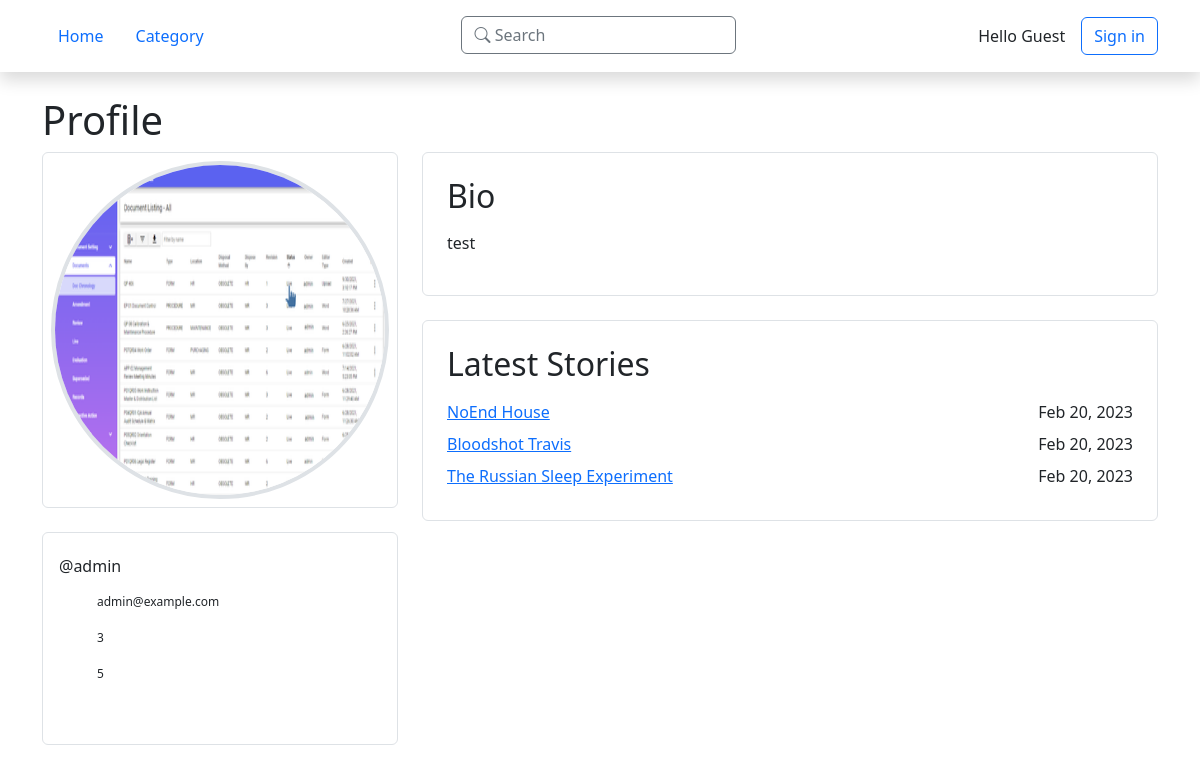
The app's page /oldstimes/profile/admin, older data.
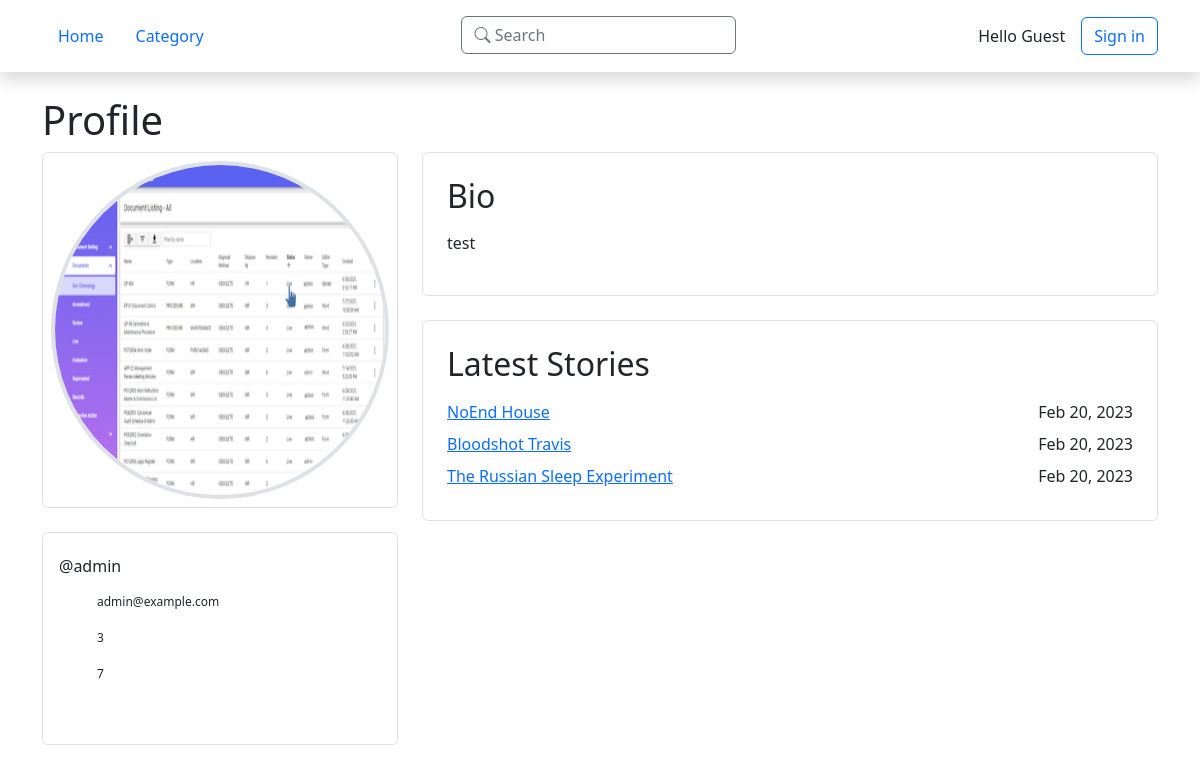
The same page, newer data.
### old_straits_times/models.py (models this page shows, shortened)
class Author(AbstractUser):
    bio = RichTextField()
    country = models.CharField(max_length=60, default="", blank=True, null=True)
    avatar = ResizedImageField(size=[400,400],
                               default="avatars/none/default.png",
                               upload_to=path_and_rename,
                               null=True,
                               blank=True)
    social1 = models.CharField(max_length=120, default="", blank=True, null=True)
    social2 = models.CharField(max_length=120, default="", blank=True, null=True)
    social3 = models.CharField(max_length=120, default="", blank=True, null=True)
    social4 = models.CharField(max_length=120, default="", blank=True, null=True)
    def stories(self):
        return Story.objects.filter(author=self.pk).order_by('-date_published')
    def stories_count(self):
        return self.stories().count()
    def total_views(self):
        return sum([story.views_total for story in self.stories()])

class Story(models.Model):
    title = models.CharField(max_length=50)
    author = models.ForeignKey(Author, on_delete=models.CASCADE)
    genre = models.ManyToManyField(Genre)
    abstract = models.TextField(max_length=250, blank=True,
                                   validators=[MaxLengthValidator(250)])
    date_published = models.DateTimeField('date published', auto_now_add=True)
    date_last_updated = models.DateTimeField('date last updated')
    views_in_week = models.IntegerField(default=0)
    views_total = models.IntegerField(default=0)
    content = RichTextField()
    def get_genre(self):
        return ", ".join([s.name for s in self.genre.all()])
    get_genre.short_description = 'Genre'

### old_straits_times/views.py (the view)
# urls.py: path('profile/<slug:author_username>', views.profile, name='profile'),
def profile(request, author_username):
    template_name = 'old_straits_times/profile.html'
    authorData = get_object_or_404(Author, username=author_username)
    return render(request, template_name, {
        "author": authorData
    })

### old_straits_times/templates/old_straits_times/profile.html (shortened to what this page needs)
{% extends './base.html' %}
{% block content %}
    <div>
        <h1>Profile</h1>
        <div class="row">
            <div class="col-12 col-md-4 lg:col-3 mb-4 mb-md-0">
                <div class="mb-4 border rounded ratio ratio-1x1">
                    <div class="p-2">
                        <img class="object-fit-fill w-100 h-100 rounded-circle border border-4 border-body" src="{{ author.avatar.url }}" />
                    </div>
                </div>
                <div class="border rounded p-3">
                    <h6>@{{ author.username }}</h6>
                    <div class="author-profile-table py-2">
                        <div>
                            <span class="fs-7">{{ author.email }}</span>
                        </div>
                        <div>
                            <span class="fs-7">{{ author.stories_count }}</span>
                        </div>
                        <div>
                            <span class="fs-7">{{ author.total_views }}</span>
                        </div>
                        <div>
                        </div>
                    </div>
                </div>
            </div>
            <div class="col">
                <div class="border rounded p-4 mb-4">
                    <h2 class="pb-2">Bio</h2>
                    <div>
                        {% if author.bio %}
                            {{ author.bio|safe }}
                        {% else %}
                            This user hasn't written anything...
                        {% endif %}
                    </div>
                </div>
                <div class="border rounded p-4">
                    <h2 class="pb-2">Latest Stories</h2>
                    {% for story in author.stories|slice:":5" %}
                        <div class="d-flex justify-content-between mb-2">
                            <a href="{% url 'oldstimes:story' story.pk %}">
                                <span>{{ story.title }}</span>
                            </a>
                            <span>{{ story.date_published|date:"M d, Y" }}</span>
                        </div>
                    {% endfor %}
                </div>
            </div>
        </div>
    </div>
{% endblock content %}

### old_straits_times/templates/old_straits_times/base.html (shortened to what this page needs)
<!doctype html>
<html lang="en" data-bs-theme="{{ request.COOKIES.theme_color|default:'light' }}">
    <head>
        {% load static %}
        <link href="https://cdn.jsdelivr.net/npm/bootstrap@5.3.0-alpha1/dist/css/bootstrap.min.css" rel="stylesheet">
        <link rel="stylesheet" href="https://cdn.jsdelivr.net/npm/bootstrap-icons@1.10.3/font/bootstrap-icons.css">
        <link href='https://css.gg/css' rel='stylesheet'>
        <link rel="stylesheet" href="{% static 'old_straits_times/customs.css' %}">
    </head>
    <body>
        <header class="sticky-top shadow bg-body">
            <div class="container">
                <div class="py-3 d-flex justify-content-between">
                    <div>
                        <nav>
                            <ul class="nav d-none d-md-flex">
                                <li class="nav-item">
                                  <a href="{% url 'oldstimes:index' %}" class="nav-link" aria-current="page">Home</a>
                                </li>
                                <li class="nav-item">
                                  <a class="nav-link" href="{% url 'oldstimes:category' %}">Category</a>
                                </li>
                            </ul>
                        </nav>
                    </div>
                    <div class="d-none d-xl-block">
                        <div class="d-flex" role="search">
                            <button class="btn btn-outline-secondary text-start" data-bs-toggle="modal" data-bs-target="#searchModal" style="width: 275px;">
                                <i class="bi bi-search"></i>
                                Search
                            </button>
                        </div>
                    </div>
                    {% if request.user.is_authenticated %}
                        <div class="d-flex align-items-center">
                            <span class="pe-3">Hello <a href="{% url 'oldstimes:profile' request.user.username %}">{{ request.user.username }}</a></span>
                            <a class="pe-3" href="{% url 'oldstimes:settings_profile' %}">
                                Settings
                            </a>
                            <a class="d-none d-sm-block" href="{% url 'oldstimes:auth_logout' %}">
                                <button class="btn btn-outline-primary">Sign Out</button>
                            </a>
                        </div>
                    {% else %}
                        <div class="d-flex align-items-center text-body">
                            <span class="pe-3">Hello Guest</span>
                            <a href="{% url 'oldstimes:auth_login' %}">
                                <button class="btn btn-outline-primary">Sign in</button>
                            </a>
                        </div>
                    {% endif %}
                </div>
            </div>
        </header>
        <div class="container my-4">
            {% block content %}{% endblock content %}
        </div>
    </body>
</html>

### old_straits_times/static/old_straits_times/customs.css (style rules this page uses)
.fs-7 { font-size: 0.75rem !important; }
.author-profile-table > div { display: flex; align-items: center; min-height: 1.25em; }
.author-profile-table > div:not(:last-child) { margin-bottom: 1rem; }

Row changes from the older to the newer data that the page shows:
changed through a linked row, Author "admin": total_views "5" → "7"
